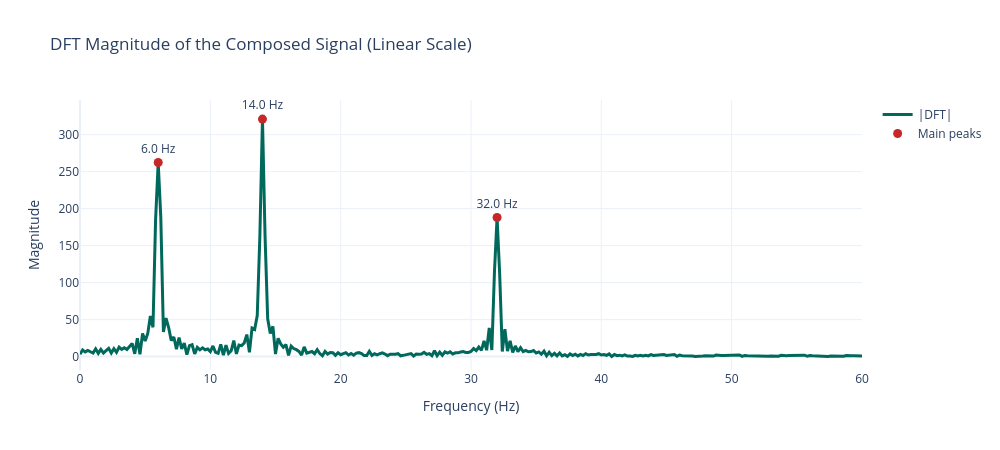

Write notebook code for a chart like this one.
### Code cell
# DFT of the full signal: identify the frequencies that compose the mixture.
S_full = np.fft.rfft(signal)
f_full = np.fft.rfftfreq(signal.size, d=1 / fs)

mag_full = np.abs(S_full)

max_freq = 60
band = f_full <= max_freq
f_plot = f_full[band]
mag_plot = mag_full[band]

# Pick top 3 peaks (excluding near-DC) to highlight dominant sinusoidal components.
valid = np.where(f_plot > 0.5)[0]
top_n = 3
peak_idx = valid[np.argsort(mag_plot[valid])[-top_n:]]
peak_idx = peak_idx[np.argsort(f_plot[peak_idx])]

fig = go.Figure()
fig.add_trace(
    go.Scatter(
        x=f_plot,
        y=mag_plot,
        mode="lines",
        name="|DFT|",
        line=dict(color="#00695c", width=3),
        hovertemplate="f=%{x:.2f} Hz<br>Magnitude=%{y:.2f}<extra></extra>",
    )
)
fig.add_trace(
    go.Scatter(
        x=f_plot[peak_idx],
        y=mag_plot[peak_idx],
        mode="markers+text",
        name="Main peaks",
        marker=dict(color="#c62828", size=9),
        text=[f"{f:.1f} Hz" for f in f_plot[peak_idx]],
        textposition="top center",
        hovertemplate="f=%{x:.2f} Hz<br>Peak=%{y:.2f}<extra></extra>",
    )
)

fig.update_layout(
    title="DFT Magnitude of the Composed Signal (Linear Scale)",
    xaxis_title="Frequency (Hz)",
    yaxis_title="Magnitude",
    template="plotly_white",
    width=1000,
    height=450,
)

fig.show()

print("Dominant frequencies from DFT peaks:")
for fpk, mpk in zip(f_plot[peak_idx], mag_plot[peak_idx]):
    print(f"  {fpk:6.2f} Hz -> magnitude {mpk:.2f}")

### Figure 1 — Plotly figure (JSON) as saved in the notebook; plotly's stock layout.template omitted (floating-point values rounded to 4 significant figures; data arrays with more than 128 entries replaced by an {"elided": "..."} marker saying what was removed)
{"data": [{"hovertemplate": "f=%{x:.2f} Hz<br>Magnitude=%{y:.2f}<extra></extra>", "line": {"color": "#00695c", "width": 3}, "mode": "lines", "name": "|DFT|", "type": "scatter", "x": {"elided": "301 float values"}, "y": {"elided": "301 float values"}}, {"hovertemplate": "f=%{x:.2f} Hz<br>Peak=%{y:.2f}<extra></extra>", "marker": {"color": "#c62828", "size": 9}, "mode": "markers+text", "name": "Main peaks", "text": ["6.0 Hz", "14.0 Hz", "32.0 Hz"], "textposition": "top center", "type": "scatter", "x": [6, 14, 32], "y": [262.4, 321.0, 188.0]}], "layout": {"height": 450, "title": {"text": "DFT Magnitude of the Composed Signal (Linear Scale)"}, "width": 1000, "xaxis": {"title": {"text": "Frequency (Hz)"}}, "yaxis": {"title": {"text": "Magnitude"}}}}
